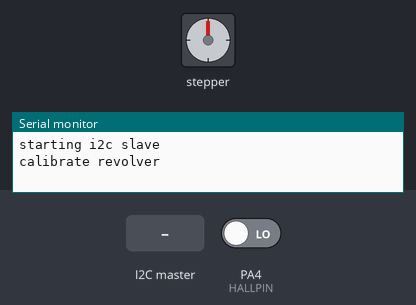
A program run on a simulated STM32 Blue Pill. On the bench: stepper motor, the last lines printed to the serial monitor. The inputs (shaded band) are chosen by the test bench; at power-on: PA4 (HALLPIN) LOW. Stepper angles assume 2038 steps per turn.

Above: at 1.7 s.
1.8 s: the I2C master sends the byte 1
At 3.0 s:
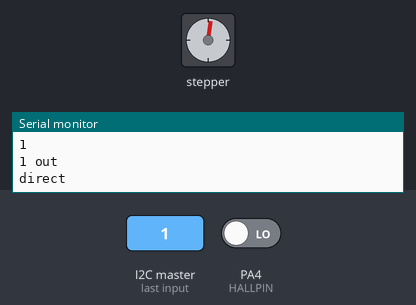
3.3 s: the I2C master sends the byte 0
At 5.1 s:
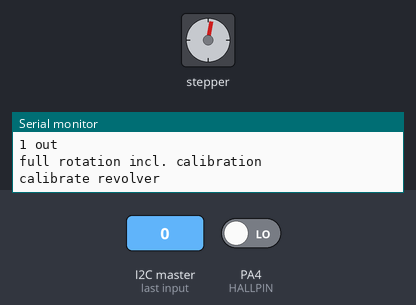
5.4 s: the I2C master sends the byte 2
At 6.7 s:
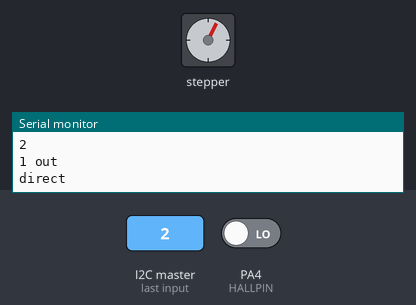
7.6 s: the I2C master sends the byte 90
At 10.4 s:
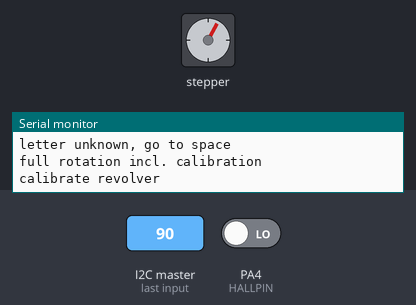
10.6 s: the I2C master sends the byte 2
At 12.5 s:
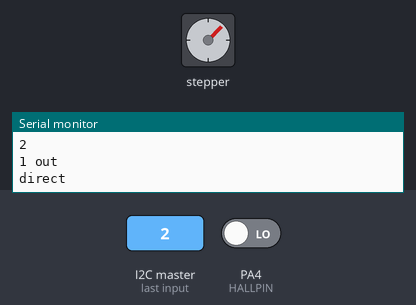
Timing chart, 0 to 14.0 s (numbered marks = the images above; inputs shaded):
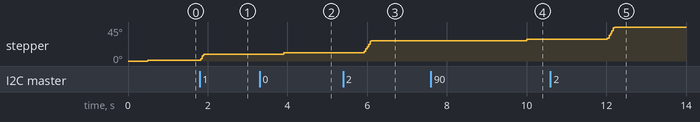

Measured:
- after the input at 5.4 s, stepper: turns 16° clockwise in 0.18 s, starting after 0.53 s
- after the input at 10.6 s, stepper: turns 16° clockwise in 0.18 s, starting after 1.4 s

The program:

main.cpp
```cpp
/* 项目思路，分成两个模块，一个是unit，一个是master
master：带有esp8266通信模块，负责外界通信，控制整个项目和控制自己所属的一个翻转模块
unit：控制自己所属的翻转模块，同时作为从机接收master的指令

显示文本：0-9、A-Z、[空 ❤ + - / ？ ！ ： @] 一共45个字符

运行模式有4种(5个显示位)：
日期：MM-DD
时间：24小时格式， HH:MM
文本：显示指定的文本
算数：(如果位数不足以占满五个显示位，就往右边靠紧)，接收到一次指令，就由master控制安排5局games，
一局完整的game：随机对局->展示题目(过程消耗2s)->间隔7s->展示答案(过程消耗2s)->10s->new game
加、减(结果可以存在负数)、乘、除(保证 被除数 能整除 除数)

TODO:关于步进电机持续转动过热问题，其实只有两种情况会出现过热，无非是 频繁显示文本 和 各个运行模式间频繁切换
总结就是控制端频繁发送指令，解决办法：简单暴力，直接在控制端遏制发送的频率，比如每两次指令间的间隔至少为10s，
这样master只要接收到指令，就立马去落实(不怕过热，因为控制端已经间隔指令了)，即使当前还有指令未执行完毕
*/

// libs
#include <Arduino.h>
#include <Wire.h>
#include <Stepper.h>

// constants i2c
//  这一个翻牌模块单元的i2c地址，作为从机使用,第一个模块，后面的依次加一
#define i2cAddress 8 // i2c address

// constants stepper
//  控制步进电机的4个引脚
#define STEPPERPIN1 PA0
#define STEPPERPIN2 PA1
#define STEPPERPIN3 PA2
#define STEPPERPIN4 PA3
// 从起始位转弯一圈，回到起始位，需要多少个脉冲信号
#define STEPS 2038 // 28BYJ-48, number of steps;
// 2038 + 10，10 校准脉冲信号
#define CALOFFSET 10 // needs to be calibrated for each unit
// 霍尔传感器的pin引脚
#define HALLPIN PA4
// 显示文本的数量
#define AMOUNTFLAPS 45
// 步进电机的转动速度，单位：每分钟转多少圈
#define STEPPERSPEED 15 // in rpm

// constants others
//  波特率
#define BAUDRATE 9600
// 控制步进电机转动的方向
#define ROTATIONDIRECTION 1 //-1 for reverse direction
// FIXME: 步进电机过热，间隔2秒后再移动
#define OVERHEATINGTIMEOUT 2 // timeout in seconds to avoid overheating of stepper. After starting rotation, the counter will start. Stepper won't move again until timeout is passed
// 字面翻译是：该模块上一次转动的时间
unsigned long lastRotation = 0;

// globals
//  显示的字母
int8_t displayedLetter = 0;
// 想要显示的字母
int8_t desiredLetter = 0;
// 可显示字符列表
const String letters[] = {" ", "A", "B", "C", "D", "E", "F", "G", "H", "I", "J", "K", "L", "M", "N", "O", "P", "Q", "R", "S", "T", "U", "V", "W", "X", "Y", "Z", "0", "1", "2", "3", "4", "5", "6", "7", "8", "9", "*", ":", "+", "-", "?", "!", "@", "/"};
Stepper stepper(STEPS, STEPPERPIN1, STEPPERPIN3, STEPPERPIN2, STEPPERPIN4); // stepper setup
// 存储阶段的最后状态
bool lastInd1 = false; // store last status of phase
bool lastInd2 = false; // store last status of phase
bool lastInd3 = false; // store last status of phase
bool lastInd4 = false; // store last status of phase
// 累积<1的步骤，当达到>1时通过额外的步骤进行补偿，所以它是一个浮点数
// 也就是累计误差吧，当误差大于一个脉冲的时候，就多发送一个脉冲，免得偏移误差过大
float missedSteps = 0; // cummulate steps <1, to compensate via additional step when reaching >1
int8_t byteFromI2C = -1;
bool readBytesFinished = false; // if set to true, bytes will be converted to unicode letter inside loop

// function decleration
int calibrate();
void rotateToLetter(int8_t toLetter);
void stopMotor();
void startMotor();
void receiveLetter(int amount);
void requestEvent(void);

// setup
void setup()
{
  // initialize serial
  Serial.begin(BAUDRATE);
  // debug完可以注释掉下面的延迟函数
  delay(500);
  // initialize i2c
  Serial.println("starting i2c slave");
  Wire.begin(i2cAddress); // i2c address of this unit
  // 注册接收数据的回调函数
  Wire.onReceive(receiveLetter); // call-function if for transfered letter via i2c
  // 可以发送当前存在的问题情况给master
  Wire.onRequest(requestEvent);
  // setup motor
  pinMode(HALLPIN, INPUT);
  calibrate(); // going to zero point
}

void loop()
{
  // check if new bytes via I2C available for convert
  //  主机传送任务过来了，并且读取任务操作完成
  if (readBytesFinished)
  {
    desiredLetter = byteFromI2C;
    // reset values
    //  重置读取数据成功标志位
    readBytesFinished = false;
    byteFromI2C = -1;
    Serial.println("1 out");
  }
  // debug：注意， 为了防止步进电机过热，命令还是有必要控制一下频率
  // check if currently displayed letter differs from desired letter
  // 如果目标字母和当前模块显示字母不一致，才有必要旋转
  if (displayedLetter != desiredLetter)
    rotateToLetter(desiredLetter);
  delay(100);
}

// doing a calibration of the revolver using the hall sensor
//  通过霍尔传感器对转盘进行校准
int calibrate()
{
  Serial.println("calibrate revolver");
  // 是否到达标记点
  bool reachedMarker = false;
  // 设置步进电机的转速
  stepper.setSpeed(STEPPERSPEED);
  // i表示 校准整个校准过程中走了多少步
  int i = 0;
  while (!reachedMarker)
  {
    // 存储当前霍尔传感器的数值,获取数字信号，只有0和1
    //
    int currentHallValue = digitalRead(HALLPIN);
    // 已经处于零位，稍微移开一点再进行校准
    if (currentHallValue == 1 && i == 0)
    { // already in zero position move out a bit and do the calibration {
      // not reached yet
      i = 50;
      // 移动 50 步以脱离霍尔传感器的检测范围
      stepper.step(ROTATIONDIRECTION * 50); // move 50 steps to get out of scope of hall
    }
    else if (currentHallValue == 1)
    {
      // not reached yet
      //  尚未到达。
      stepper.step(ROTATIONDIRECTION * 1);
    }
    else
    {
      // reached marker, go to calibrated offset position
      reachedMarker = true;
      // 到达标记点，再移动10步就校准了
      stepper.step(ROTATIONDIRECTION * CALOFFSET);
      // 校准后显示的字母是空牌
      displayedLetter = 0;
      // 误差步数归零
      missedSteps = 0;
      stopMotor();
      return i;
    }
    // 转了三圈还是无法校准，停止继续校准，免得持续转动导致的电机过热，返回-1
    if (i > 3 * STEPS)
    {
      // seems that there is a problem with the marker or the sensor. turn of the motor to avoid overheating.
      displayedLetter = 0;
      desiredLetter = 0;
      reachedMarker = true;
      Serial.println("calibration revolver failed");
      return -1;
    }
    i++;
  }
  return i;
}

// rotate to desired letter
void rotateToLetter(int8_t toLetter)
{
  // 如果是第一次旋转 或者 本次旋转距离上一次旋转间隔时间超过2s 才可以执行本次操作
  if (lastRotation == 0 || (millis() - lastRotation > OVERHEATINGTIMEOUT * 1000))
  {
    lastRotation = millis();
    // go to letter, but only if available (>-1)
    //  判断想要显示的字母是否存在
    if (toLetter > -1 && toLetter < AMOUNTFLAPS)
    { // check if letter exists
      // check if letter is on higher index, then no full rotaion is needed
      //  判断想要转动到字母是在当前字母之前，还是之后
      if (toLetter >= displayedLetter)
      {
        // 如果想要移动到的字母在当前字母之后，那么直接往后移动一定的步数即可
        Serial.println("direct");
        // go directly to next letter, get steps from current letter to target letter
        //  两者间隔的字母数
        int8_t diffPosition = toLetter - displayedLetter;
        startMotor();
        stepper.setSpeed(STEPPERSPEED);
        // doing the rotation letterwise
        //  逐个字母，按顺序地转动
        for (int8_t i = 0; i < diffPosition; i++)
        {
          float preciseStep = (float)STEPS / (float)AMOUNTFLAPS;
          int roundedStep = (int)preciseStep;
          // 计算每转动一个字母生成的偏差，然后合计，看看是否大于一个脉冲，大于的话就有必要多转一圈了
          missedSteps = missedSteps + ((float)preciseStep - (float)roundedStep);
          if (missedSteps > 1)
          {
            roundedStep = roundedStep + 1;
            missedSteps--;
          }
          stepper.step(ROTATIONDIRECTION * roundedStep);
        }
      }
      else
      {
        // full rotation is needed, good time for a calibration
        Serial.println("full rotation incl. calibration");
        // 表明加上这次要显示的字母，已经转了完整的一圈了，有必要通过霍尔传感器来定位旋转，而不是计算偏差，保证精度
        calibrate();
        startMotor();
        stepper.setSpeed(STEPPERSPEED);
        // 校准后，当前在原点，所以i从0开始计算
        for (int i = 0; i < toLetter; i++)
        {
          float preciseStep = (float)STEPS / (float)AMOUNTFLAPS;
          int roundedStep = (int)preciseStep;
          missedSteps = missedSteps + (float)preciseStep - (float)roundedStep;
          if (missedSteps > 1)
          {
            roundedStep = roundedStep + 1;
            missedSteps--;
          }
          stepper.step(ROTATIONDIRECTION * roundedStep);
        }
      }
      // store new position
      displayedLetter = toLetter;
      // rotation is done, stop the motor
      //  可能步进电机还没有旋转完整个流程，需要给点时间继续旋转，避免过早停止电机，导致旋转不到位
      delay(100); // important to stop rotation before shutting of the motor to avoid rotation after switching off current
      stopMotor();
    }
    else
    {
      Serial.println("letter unknown, go to space");
      desiredLetter = 0;
    }
  }
}

// switching off the motor driver
//  关闭电机驱动器
void stopMotor()
{
  // 存储步进电机停止前的各个驱动引脚状态
  lastInd1 = digitalRead(STEPPERPIN1);
  lastInd2 = digitalRead(STEPPERPIN2);
  lastInd3 = digitalRead(STEPPERPIN3);
  lastInd4 = digitalRead(STEPPERPIN4);

  digitalWrite(STEPPERPIN1, LOW);
  digitalWrite(STEPPERPIN2, LOW);
  digitalWrite(STEPPERPIN3, LOW);
  digitalWrite(STEPPERPIN4, LOW);
}

void startMotor()
{
  digitalWrite(STEPPERPIN1, lastInd1);
  digitalWrite(STEPPERPIN2, lastInd2);
  digitalWrite(STEPPERPIN3, lastInd3);
  digitalWrite(STEPPERPIN4, lastInd4);
}

// 参数表示接收到的字节数
void receiveLetter(int amount)
{
  while (Wire.available())
  {
    byteFromI2C = Wire.read();
    Serial.println(byteFromI2C);
  }
  // 完成读取主机发送过来的数据
  readBytesFinished = true;
}

// 每个unit自己维护校准，不需要向master传输信息
void requestEvent(void)
{
}
```
